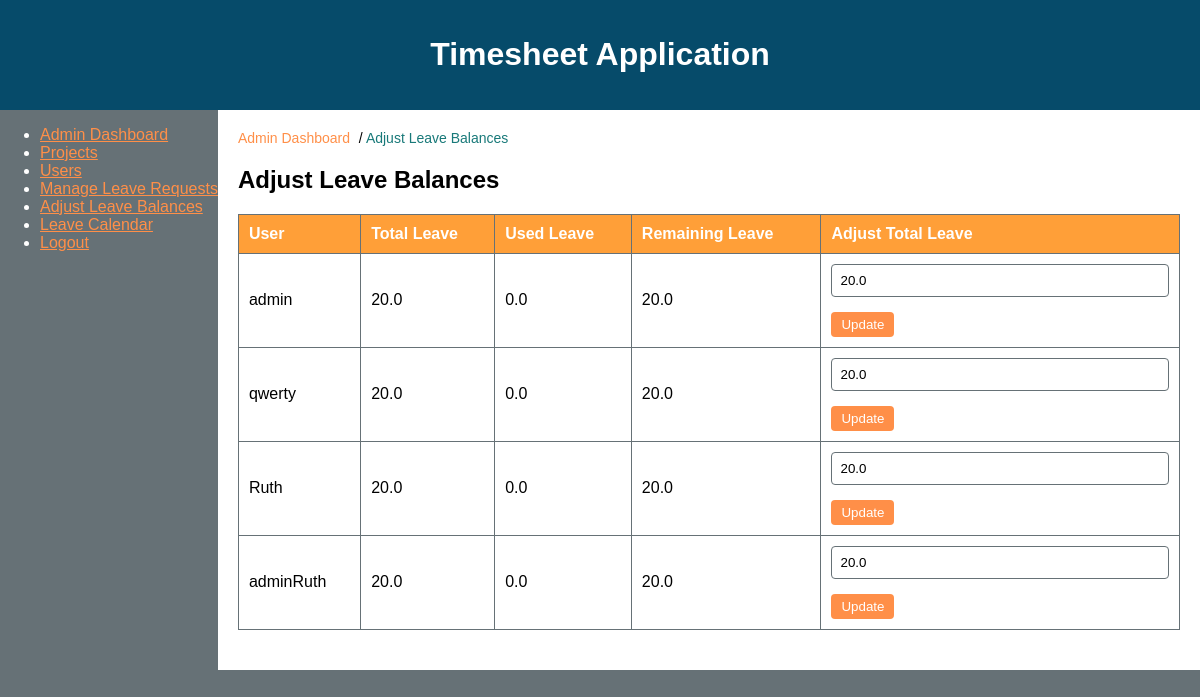
Screenshot of /admin_dashboard/leave_balances (signed in) with the database file from the repository.
### timesheet_app.py (models this page shows, shortened)
class User(UserMixin, db.Model):
    id = db.Column(db.Integer, primary_key=True)
    username = db.Column(db.String(100), unique=True, nullable=False)
    password_hash = db.Column(db.String(200), nullable=False)
    role = db.Column(db.String(10), nullable=False, default='user')
    status = db.Column(db.String(10), nullable=False, default='active')
    timesheets = db.relationship('Timesheet', backref='user', lazy=True)
    leave_requests = db.relationship('LeaveRequest', backref='user', lazy=True)
    leave_balance = db.relationship('LeaveBalance', backref='user', uselist=False, lazy=True)

class LeaveBalance(db.Model):
    id = db.Column(db.Integer, primary_key=True)
    user_id = db.Column(db.Integer, db.ForeignKey('user.id'), unique=True, nullable=False)
    total_leave = db.Column(db.Float, nullable=False, default=20.0)  # Default annual leave entitlement
    used_leave = db.Column(db.Float, nullable=False, default=0.0)

### timesheet_app.py (the view, shortened to what this page needs)
@app.route('/admin_dashboard/leave_balances', methods=['GET', 'POST'])
@admin_required
def adjust_leave_balances():
    users = User.query.all()
    leave_balances = {lb.user_id: lb for lb in LeaveBalance.query.all()}
    return render_template('adjust_leave_balances.html', users=users, leave_balances=leave_balances)

### timesheet_app.py (called while the page is built)
@login_manager.user_loader
def load_user(user_id):
    return User.query.get(int(user_id))

def admin_required(f):
    @wraps(f)
    @login_required
    def decorated_function(*args, **kwargs):
        if current_user.role != 'admin':
            flash('Admin access required', 'danger')
            return redirect(url_for('index'))
        return f(*args, **kwargs)
    return decorated_function

### templates/adjust_leave_balances.html (shortened to what this page needs)
{% extends 'base.html' %}
{% block breadcrumb %}
<nav class="breadcrumb">
    <a href="{{ url_for('admin_dashboard') }}">Admin Dashboard</a> /
    <span>Adjust Leave Balances</span>
</nav>
{% endblock %}
{% block content %}
<h2>Adjust Leave Balances</h2>
<table>
    <thead>
        <tr>
            <th>User</th>
            <th>Total Leave</th>
            <th>Used Leave</th>
            <th>Remaining Leave</th>
            <th>Adjust Total Leave</th>
        </tr>
    </thead>
    <tbody>
        {% for user in users %}
        {% set lb = leave_balances.get(user.id) %}
        <tr>
            <td>{{ user.username }}</td>
            <td>{{ lb.total_leave if lb else 20.0 }}</td>
            <td>{{ lb.used_leave if lb else 0.0 }}</td>
            <td>{{ (lb.total_leave - lb.used_leave) if lb else 20.0 }}</td>
            <td>
                <form method="POST" action="{{ url_for('adjust_leave_balances') }}">
                    <input type="number" step="0.1" name="total_leave" value="{{ lb.total_leave if lb else 20.0 }}" required>
                    <button type="submit">Update</button>
                </form>
            </td>
        </tr>
        {% endfor %}
    </tbody>
</table>
{% endblock %}

### static/styles.css (style rules this page uses)
body { font-family: Arial, sans-serif; margin: 0; padding: 0; color: #FFFFFF; background-color: #667176; }
.breadcrumb { margin-bottom: 20px; }
.breadcrumb a { color: #ff8f48; text-decoration: none; margin-right: 5px; }
.breadcrumb span { margin-right: 5px; color: #187979; }
table { width: 100%; border-collapse: collapse; margin-bottom: 20px; color: #000000; }
table, th, td { border: 1px solid #667176; }
th { background-color: #ff9f38; color: #FFFFFF; }
td { background-color: #FFFFFF; }
th, td { padding: 10px; text-align: left; }
button { padding: 8px 12px; background-color: #ff8f48; color: #FFFFFF; border: none; border-radius: 4px; cursor: pointer; }
input[type="text"], input[type="number"], textarea, select { width: 100%; padding: 8px; margin-bottom: 10px; box-sizing: border-box; border: 1px solid #667176; border-radius: 4px; background-color: #FFFFFF; color: #000000; }
input[type="text"]::placeholder, input[type="number"]::placeholder, textarea::placeholder { color: #667176; }
nav.breadcrumb { font-size: 14px; }
nav.breadcrumb a { color: #ff8f48; }
nav.breadcrumb span { color: #187979; }
a { color: #ff8f48; }
table td form { display: inline; margin-right: 5px; }
table td button { padding: 5px 10px; background-color: #ff8f48; color: #FFFFFF; border: none; border-radius: 4px; cursor: pointer; }
form { margin-bottom: 20px; }
form input[type="text"], form input[type="date"], form input[type="number"], form select, form textarea { width: 100%; padding: 8px; margin-bottom: 15px; border: 1px solid #667176; border-radius: 4px; background-color: #FFFFFF; color: #000000; }

### rows the page displays
User: username "admin", total_leave "20.0", used_leave "0.0"
User: username "qwerty"
LeaveBalance: total_leave "20.0", used_leave "0.0", (lb.total_leave-lb.used_leave)iflbelse20.0 "20.0"
User: username "Ruth"
LeaveBalance: total_leave "20.0", used_leave "0.0", (lb.total_leave-lb.used_leave)iflbelse20.0 "20.0"
User: username "adminRuth", total_leave "20.0", used_leave "0.0"
